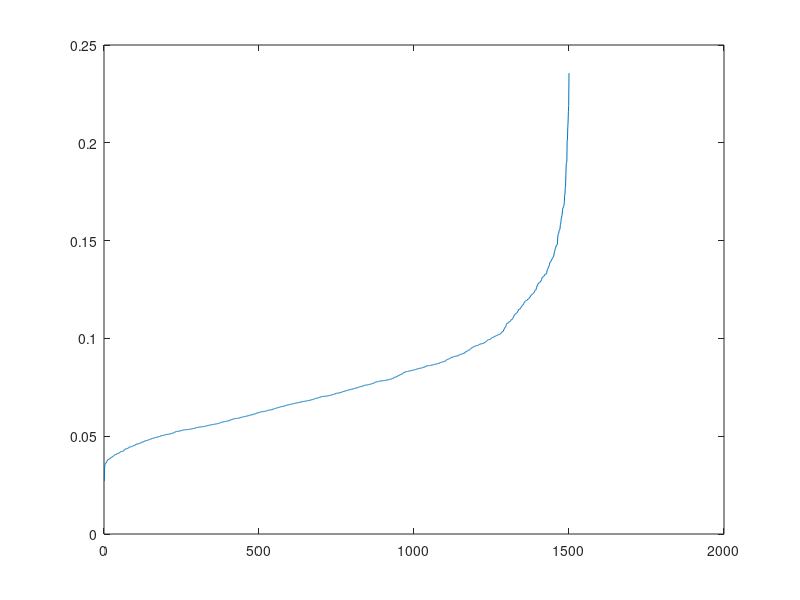
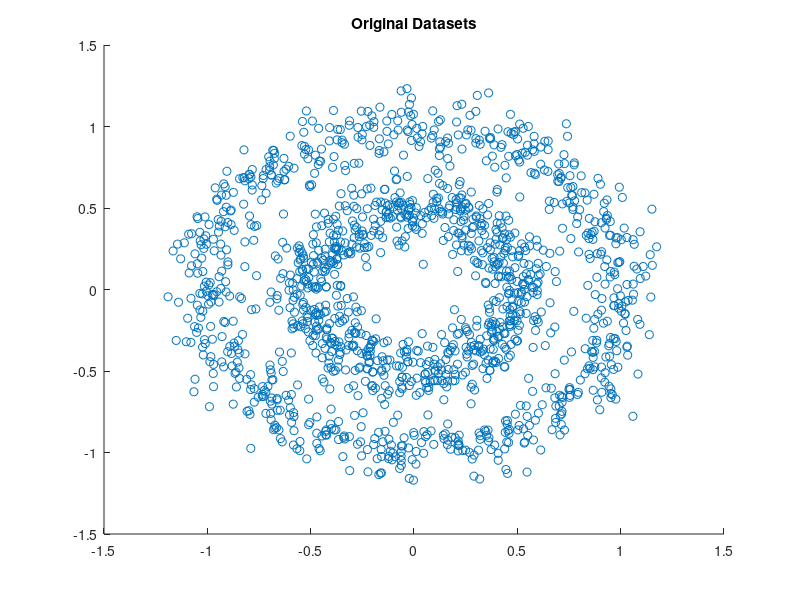

These figures' MATLAB source, in order: (Note: this script raises an error after producing the figures.)
X=importdata('dataset.txt');

D=pdist2(X,X);
[M N]=size(D);
kDist=zeros(1,M);

MinPts=8;
for i=1:M;
    Z =sort(D(i,:));
    kDist(1,i) = Z(1,MinPts+1);
end
kDist1 = sort(kDist);

%plot k-dist vs datapoints
figure();
plot(kDist1);

%dbscan parameters
epsilon=.1;


figure();
scatter(X(:,1),X(:,2));
title('Original Datasets');

IDX=DBSCAN(D,epsilon,MinPts);
% K= max(IDX) for k mean clustering 

figure();
PlotClusterinResult(X, IDX);
title(['DBSCAN Clustering (\epsilon = ' num2str(epsilon) ', MinPts = ' num2str(MinPts) ')']);
